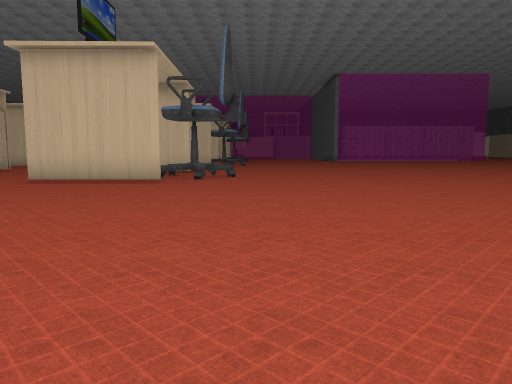
[1] (above)

20 first-person views from a walk through a 3-D level made in the Unity game engine. The camera is 1.3 m above the floor, tilts 6° down and sees 70° across. The floor is counted in squares, 2 m on a side. Each view is taken from the middle of a square. On the plan, view 1 faces up. The plan holds only what a view shows up to about 11 squares ahead; the rest is blank. The place goes on beyond the plan. The player is left out. Some animated figures are left out. Some surface patterns are stand-ins.

[2]
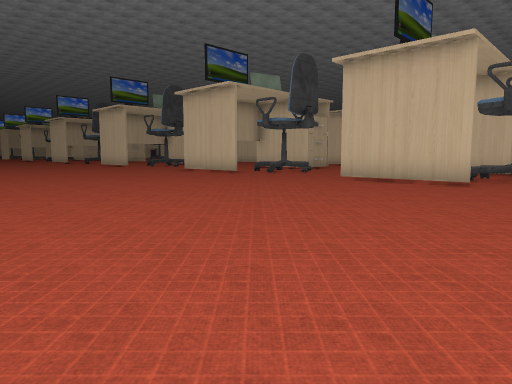

[3]
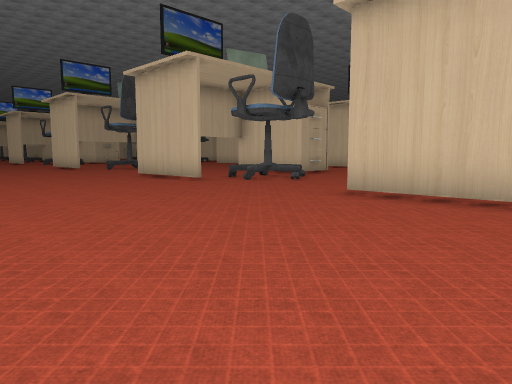

[4]
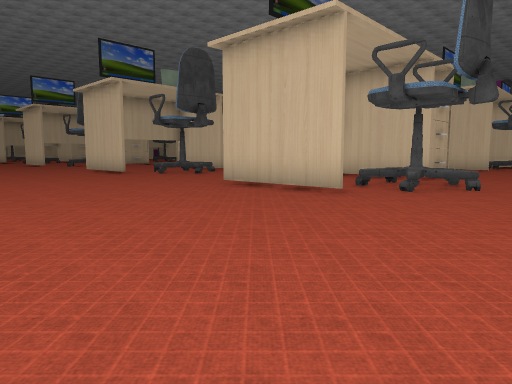

[5]
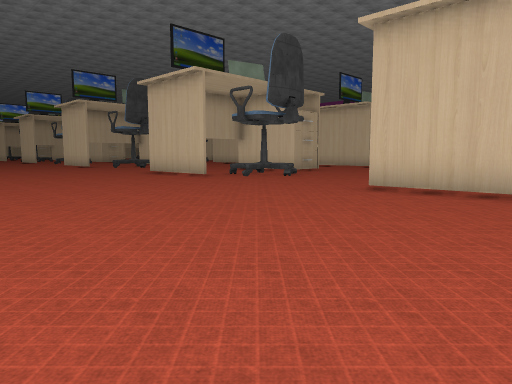

[6]
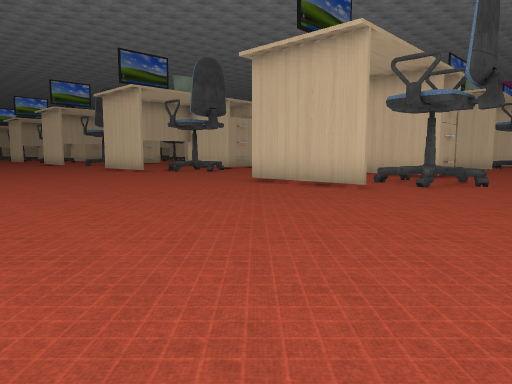

[7]
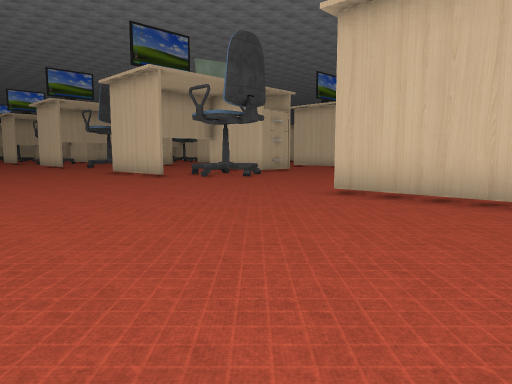

[8]
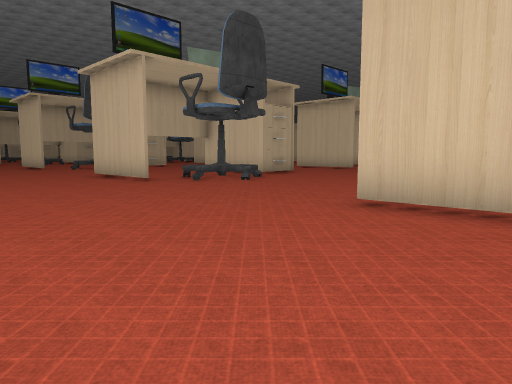

[9]
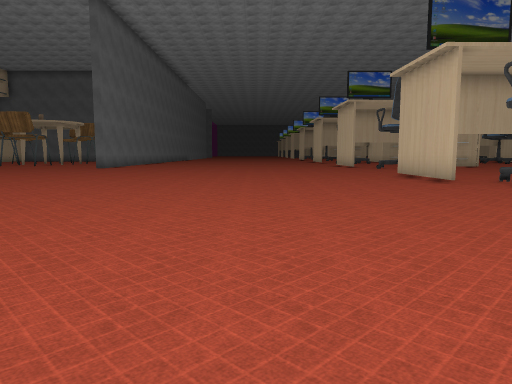

[10]
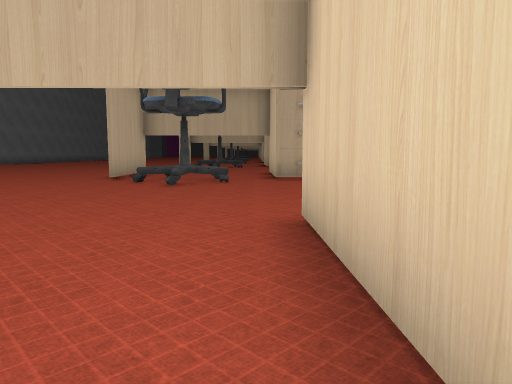

[11]
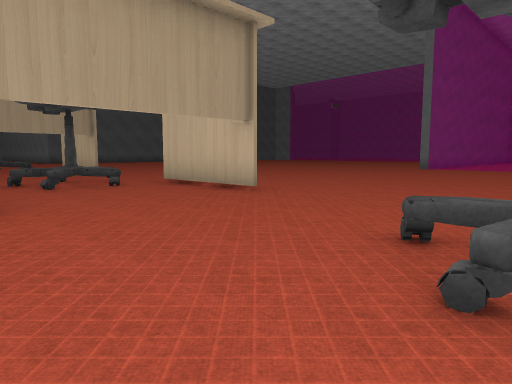

[12]
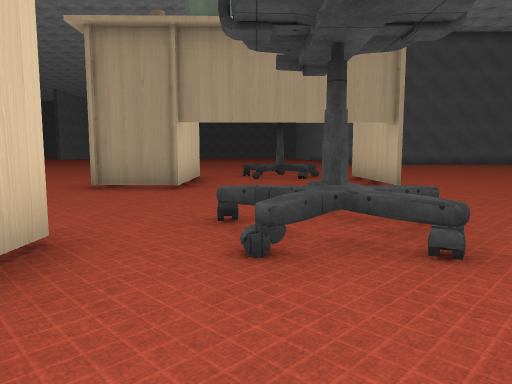

[13]
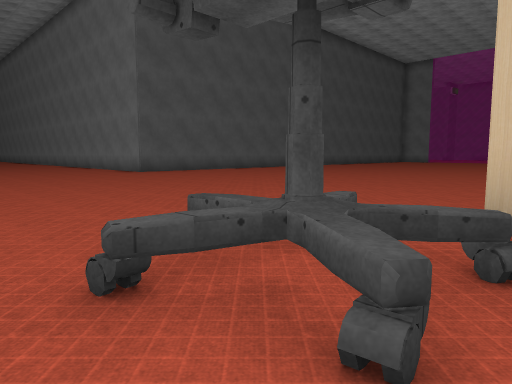

[14]
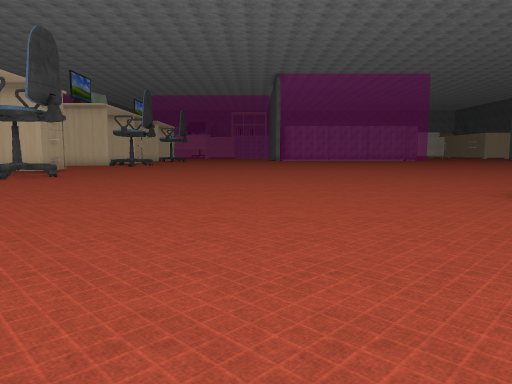

[15]
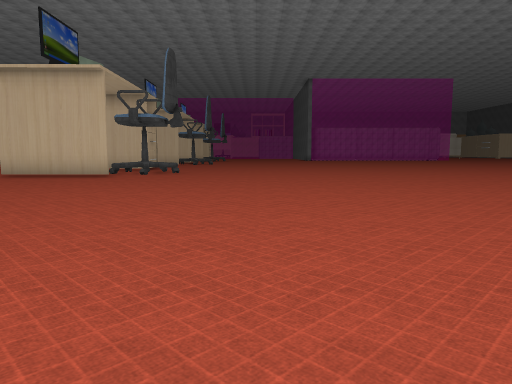

[16]
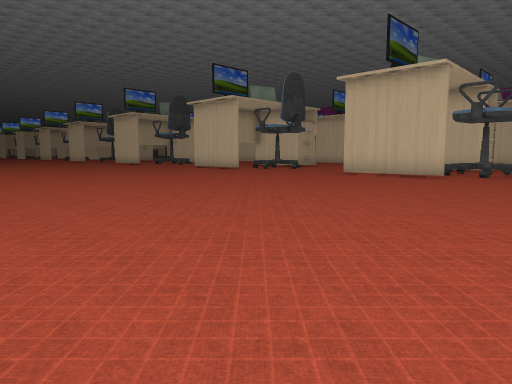

[17]
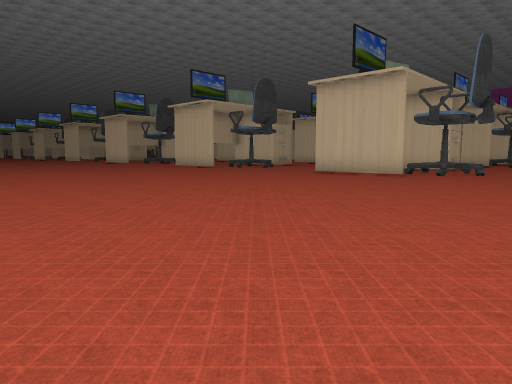

[18]
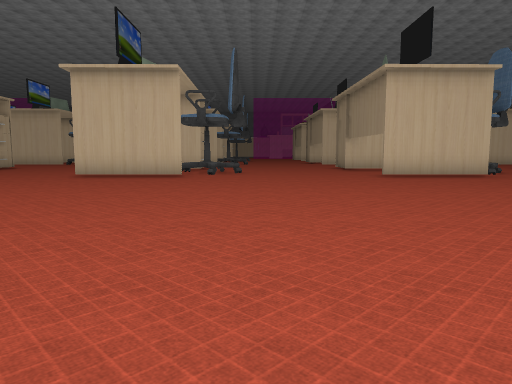

[19]
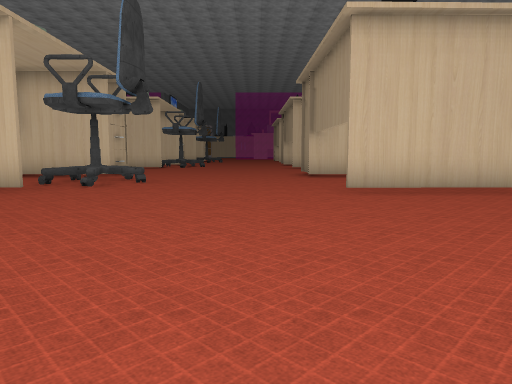

[20]
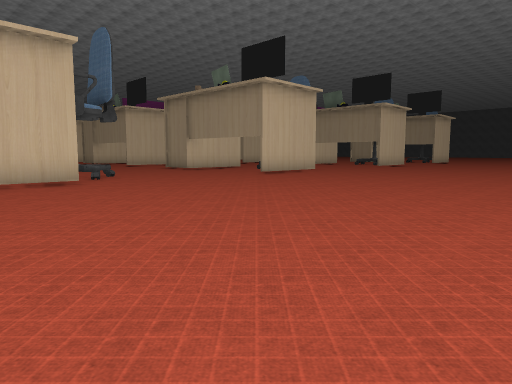

### Floor plan
Key: @ floor where view 1 was taken; # wall or solid block; x gap in a wall; . floor; = window, fence, low wall or low ledge; ^ raised ledge; T thing the floor can be seen under or through.
Columns run from 29 left of view 1 to 12 right of it. Each row starts with its distance up from view 1.
 13 ####.....###.... ###....###
 12  .............................
 11 ...==......=^.......=......^..............
 10 ...=^......=#=......==.....^^.............
  9 .........................................
  8 x##......TTT.....###....TTT..............
  7 ........................................
  6 .......................................
  5 ......................................
  4 ......................................
  3 .....................................
  2 .....................................
  1 ....................................
  0 ........................  ...@.....
 -1 ....... ................      ...
 -2 .... .       ....   ....       .
 -3 ..

Positions as (right, up) in squares from view 1, and headings:
1: (0, 0), facing up
2: (0, 0), facing up-left
3: (-2, 3), facing up-left
4: (-6, 3), facing up-left
5: (-9, 2), facing up-left
6: (-14, 2), facing up-left
7: (-17, 3), facing up-left
8: (-18, 4), facing up-left
9: (-18, 4), facing left
10: (-17, 12), facing left
11: (-17, 13), facing down-right
12: (-12, 11), facing right
13: (-3, 12), facing down-right
14: (5, 0), facing up
15: (2, -2), facing up
16: (-6, -2), facing up-left
17: (-13, -2), facing up-left
18: (-24, -2), facing up
19: (-22, 2), facing up
20: (-29, 0), facing up-right
